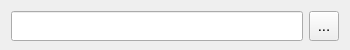
<?xml version="1.0" encoding="UTF-8"?>
<ui version="4.0">
 <class>SearchView</class>
 <widget class="QWidget" name="SearchView">
  <property name="geometry">
   <rect>
    <x>0</x>
    <y>0</y>
    <width>350</width>
    <height>50</height>
   </rect>
  </property>
  <property name="minimumSize">
   <size>
    <width>30</width>
    <height>50</height>
   </size>
  </property>
  <property name="maximumSize">
   <size>
    <width>5000</width>
    <height>50</height>
   </size>
  </property>
  <property name="font">
   <font>
    <pointsize>11</pointsize>
   </font>
  </property>
  <property name="windowTitle">
   <string>Form</string>
  </property>
  <layout class="QHBoxLayout" name="horizontalLayout">
   <item>
    <widget class="QLineEdit" name="edtText">
     <property name="minimumSize">
      <size>
       <width>0</width>
       <height>30</height>
      </size>
     </property>
     <property name="maximumSize">
      <size>
       <width>16777215</width>
       <height>30</height>
      </size>
     </property>
    </widget>
   </item>
   <item>
    <widget class="QToolButton" name="btnOK">
     <property name="minimumSize">
      <size>
       <width>30</width>
       <height>30</height>
      </size>
     </property>
     <property name="maximumSize">
      <size>
       <width>30</width>
       <height>30</height>
      </size>
     </property>
     <property name="text">
      <string>...</string>
     </property>
     <property name="icon">
      <iconset>
       <normalon>:/icons/ok</normalon>
      </iconset>
     </property>
    </widget>
   </item>
  </layout>
  <action name="actionOK">
   <property name="icon">
    <iconset resource="../../bin/img.qrc">
     <normaloff>:/icons/ok</normaloff>:/icons/ok</iconset>
   </property>
   <property name="text">
    <string>OK</string>
   </property>
  </action>
 </widget>
 <resources>
  <include location="../../bin/img.qrc"/>
 </resources>
 <connections/>
</ui>
